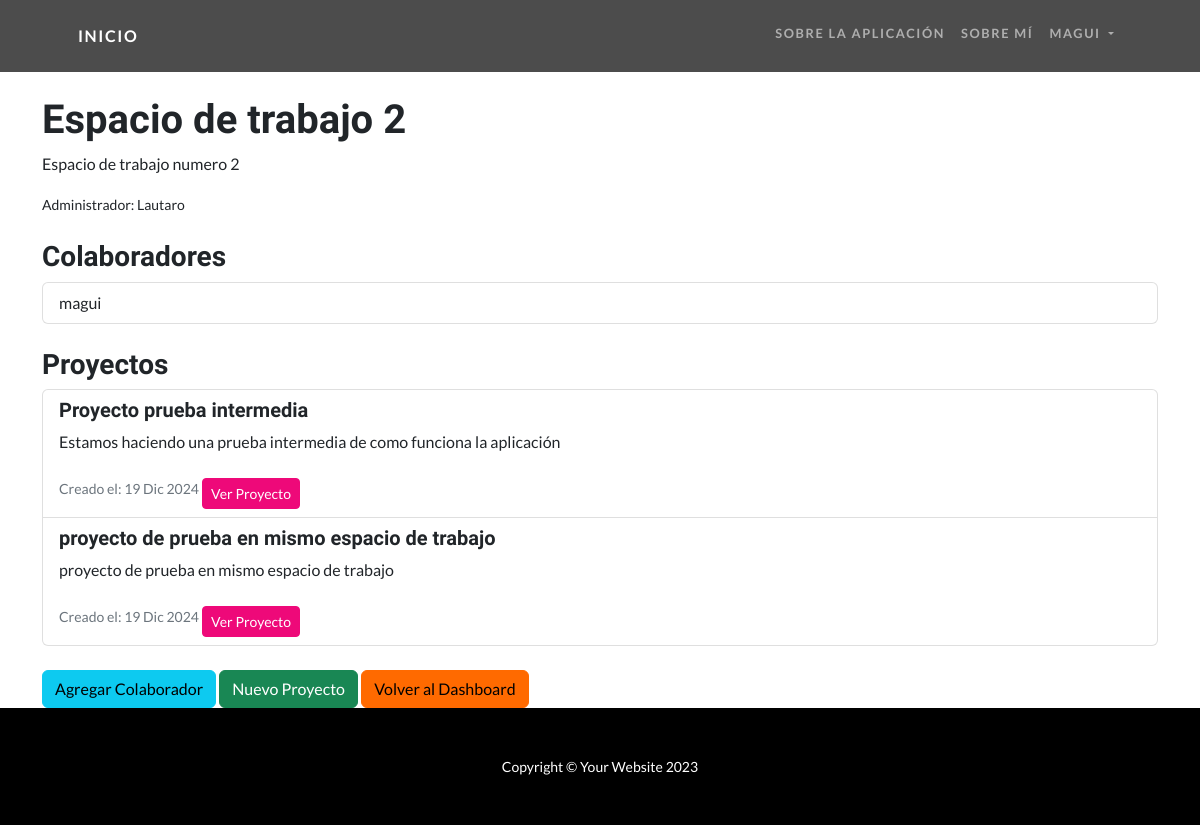
/espacios/3/ (signed in), run on the app's committed database.
### App/models.py (models this page shows, shortened)
class EspacioTrabajo(models.Model):
    nombre = models.CharField(max_length=100, verbose_name="Nombre del Espacio")
    descripcion = models.TextField(blank=True, null=True, verbose_name="Descripción")
    administrador = models.ForeignKey(User, on_delete=models.CASCADE, related_name='espacios_administrados')
    colaboradores = models.ManyToManyField(User, related_name='espacios_colaborados', blank=True)

class Proyecto(models.Model):
    nombre = models.CharField(max_length=100, verbose_name="Nombre del Proyecto")
    descripcion = models.TextField(blank=True, null=True, verbose_name="Descripción")
    espacio = models.ForeignKey('EspacioTrabajo', on_delete=models.CASCADE, related_name='proyectos')
    fecha_creacion = models.DateTimeField(auto_now_add=True)

### App/views.py (the view)
# urls.py: path('espacios/<int:pk>/', views.EspacioDetalleView.as_view(), name='espacio_detalle'),  # Mantén una sola entrada
class EspacioDetalleView(DetailView):
    model = EspacioTrabajo
    template_name = "app/espacio_detalle.html"
    context_object_name = "espacio"

### App/templates/App/espacio_detalle.html (shortened to what this page needs)
{% extends 'App/base.html' %}
{% block main %}
<div class="container mt-5 pt-5">
    <h1>{{ espacio.nombre }}</h1>
    <p>{{ espacio.descripcion }}</p>
    <small>Administrador: {{ espacio.administrador.username }}</small>
        <h3 class="mt-4">Colaboradores</h3>
    <ul class="list-group">
        {% for colaborador in espacio.colaboradores.all %}
        <li class="list-group-item">
            {{ colaborador.username }}
        </li>
        {% empty %}
        <li class="list-group-item">No hay colaboradores asignados.</li>
        {% endfor %}
    </ul>
    <h3 class="mt-4">Proyectos</h3>
    <ul class="list-group">
        {% for proyecto in espacio.proyectos.all %}
        <li class="list-group-item">
            <h5>{{ proyecto.nombre }}</h5>
            <p>{{ proyecto.descripcion }}</p>
            <small class="text-muted">Creado el: {{ proyecto.fecha_creacion|date:"d M Y" }}</small>
            <a href="{% url 'proyecto_detalle' proyecto.id %}" class="btn btn-primary btn-sm mt-2">Ver Proyecto</a>
        </li>
        {% empty %}
        <li class="list-group-item">No hay proyectos en este espacio.</li>
        {% endfor %}
    </ul>
    <div class="mt-4">
        <a href="{% url 'agregar_colaborador_manual' espacio.id %}" class="btn btn-info">Agregar Colaborador</a>
        <a href="{% url 'crear_proyecto' espacio.id %}" class="btn btn-success">Nuevo Proyecto</a>
        <a href="{% url 'dashboard' %}" class="btn btn-secondary">Volver al Dashboard</a>
    </div>
</div>
{% endblock main %}

### App/templates/App/base.html (shortened to what this page needs)
<!DOCTYPE html>
{% load static %}
<html lang="en">
    <head>
        <link href="{% static 'App/css/styles.css' %}" rel="stylesheet" />
    </head>
    <body id="page-top">
        <nav class="navbar navbar-expand-lg navbar-dark navbar-custom fixed-top">
            <div class="container px-5">
                <a class="navbar-brand" href="/">Inicio</a>
                <div class="collapse navbar-collapse" id="navbarResponsive">
                    <ul class="navbar-nav ms-auto">
                        <li class="nav-item"><a class="nav-link" href="{% url 'sobre_aplicacion' %}">Sobre la aplicación</a></li>
                        <li class="nav-item"><a class="nav-link" href="{% url 'sobre_mi' %}">Sobre mí</a></li>
                        {% if user.is_authenticated %}
                            <li class="nav-item dropdown">
                                <a class="nav-link dropdown-toggle" href="#" id="userDropdown" role="button" data-bs-toggle="dropdown" aria-expanded="false">
                                    {{ user.username }}
                                </a>
                            </li>
                        {% endif %}
                    </ul>
                </div>
            </div>
        </nav>
        {% block main %}
        {% endblock main %}
        <footer class="py-5 bg-black">
            <div class="container px-5"><p class="m-0 text-center text-white small">Copyright &copy; Your Website 2023</p></div>
        </footer>
    </body>
</html>

### data on the page
EspacioTrabajo: nombre "Espacio de trabajo 2", descripcion "Espacio de trabajo numero 2", administrador.username "Lautaro"
Proyecto: nombre "Proyecto prueba intermedia", descripcion "Estamos haciendo una prueba intermedia de como funciona la aplicación", fecha_creacion "19 Dic 2024"
Proyecto: nombre "proyecto de prueba en mismo espacio de trabajo", descripcion "proyecto de prueba en mismo espacio de trabajo", fecha_creacion "19 Dic 2024"

### other printed values
{{ user.username }} "MAGUI"
{{ colaborador.username }} "magui"
